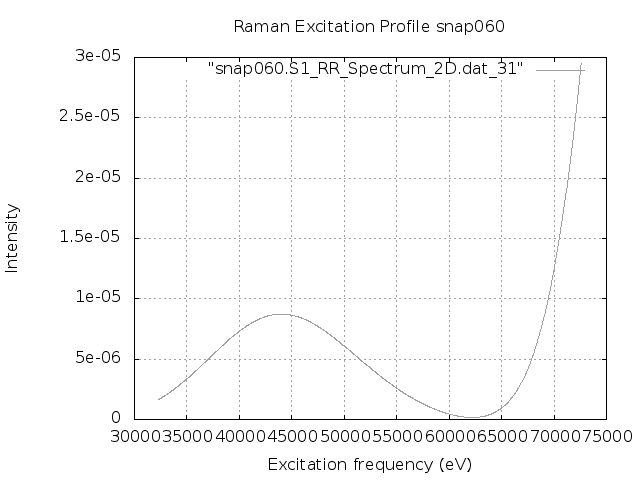

Source code (gnuplot):
set terminal png
set output "snap060.S1.REP_frozen.png"
set xlabel 'Excitation frequency (eV)'
set ylabel 'Intensity'
set title "Raman Excitation Profile snap060"
set grid
set autoscale
plot "snap060.S1_RR_Spectrum_2D.dat_31" with lines lc "blue"
exit
